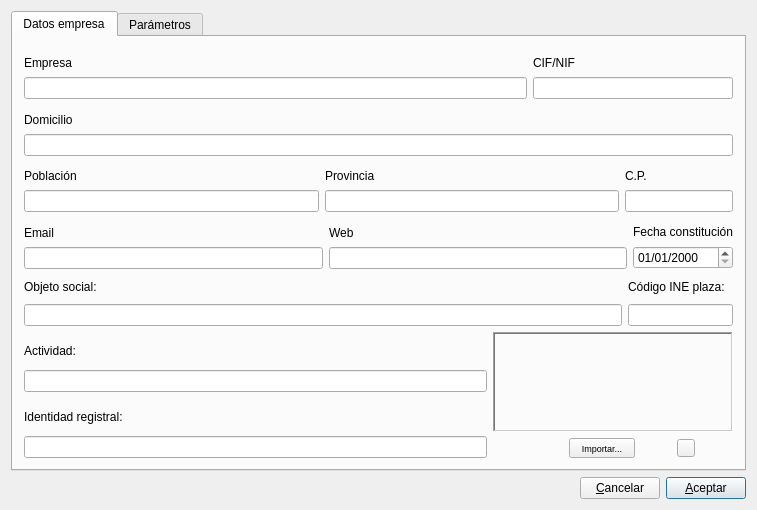
<?xml version="1.0" encoding="UTF-8"?>
<ui version="4.0">
 <author>José Manuel Díez Botella</author>
 <class>editconfig</class>
 <widget class="QDialog" name="editconfig">
  <property name="geometry">
   <rect>
    <x>0</x>
    <y>0</y>
    <width>757</width>
    <height>510</height>
   </rect>
  </property>
  <property name="windowTitle">
   <string>Configuración de la empresa</string>
  </property>
  <layout class="QVBoxLayout" name="verticalLayout_4">
   <item>
    <widget class="QTabWidget" name="tabWidget">
     <property name="currentIndex">
      <number>0</number>
     </property>
     <widget class="QWidget" name="tab">
      <attribute name="title">
       <string>Datos empresa</string>
      </attribute>
      <layout class="QVBoxLayout" name="verticalLayout_12">
       <item>
        <layout class="QHBoxLayout" name="horizontalLayout_4">
         <item>
          <layout class="QVBoxLayout">
           <property name="spacing">
            <number>0</number>
           </property>
           <property name="leftMargin">
            <number>0</number>
           </property>
           <property name="topMargin">
            <number>0</number>
           </property>
           <property name="rightMargin">
            <number>0</number>
           </property>
           <property name="bottomMargin">
            <number>0</number>
           </property>
           <item>
            <widget class="QLabel" name="labelEmpresa">
             <property name="text">
              <string>Empresa</string>
             </property>
             <property name="wordWrap">
              <bool>false</bool>
             </property>
            </widget>
           </item>
           <item>
            <widget class="QLineEdit" name="empresalineEdit">
             <property name="maxLength">
              <number>255</number>
             </property>
            </widget>
           </item>
          </layout>
         </item>
         <item>
          <layout class="QVBoxLayout">
           <property name="spacing">
            <number>0</number>
           </property>
           <property name="leftMargin">
            <number>0</number>
           </property>
           <property name="topMargin">
            <number>0</number>
           </property>
           <property name="rightMargin">
            <number>0</number>
           </property>
           <property name="bottomMargin">
            <number>0</number>
           </property>
           <item>
            <widget class="QLabel" name="labelNif">
             <property name="text">
              <string>CIF/NIF</string>
             </property>
             <property name="wordWrap">
              <bool>false</bool>
             </property>
            </widget>
           </item>
           <item>
            <widget class="QLineEdit" name="niflineEdit">
             <property name="sizePolicy">
              <sizepolicy hsizetype="Preferred" vsizetype="Fixed">
               <horstretch>0</horstretch>
               <verstretch>0</verstretch>
              </sizepolicy>
             </property>
             <property name="minimumSize">
              <size>
               <width>200</width>
               <height>0</height>
              </size>
             </property>
             <property name="maxLength">
              <number>255</number>
             </property>
            </widget>
           </item>
          </layout>
         </item>
        </layout>
       </item>
       <item>
        <layout class="QVBoxLayout">
         <property name="spacing">
          <number>0</number>
         </property>
         <property name="leftMargin">
          <number>0</number>
         </property>
         <property name="topMargin">
          <number>0</number>
         </property>
         <property name="rightMargin">
          <number>0</number>
         </property>
         <property name="bottomMargin">
          <number>0</number>
         </property>
         <item>
          <widget class="QLabel" name="labelDomicilio">
           <property name="text">
            <string>Domicilio</string>
           </property>
           <property name="wordWrap">
            <bool>false</bool>
           </property>
          </widget>
         </item>
         <item>
          <widget class="QLineEdit" name="domiciliolineEdit"/>
         </item>
        </layout>
       </item>
       <item>
        <layout class="QHBoxLayout" name="horizontalLayout_5">
         <item>
          <layout class="QVBoxLayout">
           <property name="spacing">
            <number>0</number>
           </property>
           <property name="leftMargin">
            <number>0</number>
           </property>
           <property name="topMargin">
            <number>0</number>
           </property>
           <property name="rightMargin">
            <number>0</number>
           </property>
           <property name="bottomMargin">
            <number>0</number>
           </property>
           <item>
            <widget class="QLabel" name="labelPoblacion">
             <property name="text">
              <string>Población</string>
             </property>
             <property name="wordWrap">
              <bool>false</bool>
             </property>
            </widget>
           </item>
           <item>
            <widget class="QLineEdit" name="poblacionlineEdit">
             <property name="maxLength">
              <number>255</number>
             </property>
            </widget>
           </item>
          </layout>
         </item>
         <item>
          <layout class="QVBoxLayout">
           <property name="spacing">
            <number>0</number>
           </property>
           <property name="leftMargin">
            <number>0</number>
           </property>
           <property name="topMargin">
            <number>0</number>
           </property>
           <property name="rightMargin">
            <number>0</number>
           </property>
           <property name="bottomMargin">
            <number>0</number>
           </property>
           <item>
            <widget class="QLabel" name="labelProvincia">
             <property name="text">
              <string>Provincia</string>
             </property>
             <property name="wordWrap">
              <bool>false</bool>
             </property>
            </widget>
           </item>
           <item>
            <widget class="QLineEdit" name="provincialineEdit">
             <property name="maxLength">
              <number>255</number>
             </property>
            </widget>
           </item>
          </layout>
         </item>
         <item>
          <layout class="QVBoxLayout">
           <property name="spacing">
            <number>0</number>
           </property>
           <property name="leftMargin">
            <number>0</number>
           </property>
           <property name="topMargin">
            <number>0</number>
           </property>
           <property name="rightMargin">
            <number>0</number>
           </property>
           <property name="bottomMargin">
            <number>0</number>
           </property>
           <item>
            <widget class="QLabel" name="labelCpostal">
             <property name="text">
              <string>C.P.</string>
             </property>
             <property name="wordWrap">
              <bool>false</bool>
             </property>
            </widget>
           </item>
           <item>
            <widget class="QLineEdit" name="cplineEdit">
             <property name="sizePolicy">
              <sizepolicy hsizetype="Preferred" vsizetype="Fixed">
               <horstretch>0</horstretch>
               <verstretch>0</verstretch>
              </sizepolicy>
             </property>
             <property name="maxLength">
              <number>255</number>
             </property>
            </widget>
           </item>
          </layout>
         </item>
        </layout>
       </item>
       <item>
        <layout class="QHBoxLayout" name="horizontalLayout_6">
         <item>
          <layout class="QVBoxLayout">
           <property name="spacing">
            <number>0</number>
           </property>
           <property name="leftMargin">
            <number>0</number>
           </property>
           <property name="topMargin">
            <number>0</number>
           </property>
           <property name="rightMargin">
            <number>0</number>
           </property>
           <property name="bottomMargin">
            <number>0</number>
           </property>
           <item>
            <widget class="QLabel" name="labelEmail">
             <property name="text">
              <string>Email</string>
             </property>
             <property name="wordWrap">
              <bool>false</bool>
             </property>
            </widget>
           </item>
           <item>
            <widget class="QLineEdit" name="emaillineEdit">
             <property name="maxLength">
              <number>255</number>
             </property>
            </widget>
           </item>
          </layout>
         </item>
         <item>
          <layout class="QVBoxLayout">
           <property name="spacing">
            <number>0</number>
           </property>
           <property name="leftMargin">
            <number>0</number>
           </property>
           <property name="topMargin">
            <number>0</number>
           </property>
           <property name="rightMargin">
            <number>0</number>
           </property>
           <property name="bottomMargin">
            <number>0</number>
           </property>
           <item>
            <widget class="QLabel" name="labelWeb">
             <property name="text">
              <string>Web</string>
             </property>
             <property name="wordWrap">
              <bool>false</bool>
             </property>
            </widget>
           </item>
           <item>
            <widget class="QLineEdit" name="weblineEdit">
             <property name="maxLength">
              <number>255</number>
             </property>
            </widget>
           </item>
          </layout>
         </item>
         <item>
          <layout class="QVBoxLayout">
           <property name="spacing">
            <number>0</number>
           </property>
           <item>
            <widget class="QLabel" name="label_3">
             <property name="text">
              <string>Fecha constitución</string>
             </property>
            </widget>
           </item>
           <item>
            <widget class="QDateEdit" name="constituciondateEdit">
             <property name="displayFormat">
              <string>dd/MM/yyyy</string>
             </property>
            </widget>
           </item>
          </layout>
         </item>
        </layout>
       </item>
       <item>
        <layout class="QHBoxLayout" name="horizontalLayout_11">
         <item>
          <layout class="QVBoxLayout">
           <item>
            <widget class="QLabel" name="label_4">
             <property name="text">
              <string>Objeto social:</string>
             </property>
            </widget>
           </item>
           <item>
            <widget class="QLineEdit" name="objetolineEdit"/>
           </item>
          </layout>
         </item>
         <item>
          <layout class="QVBoxLayout" name="verticalLayout_8">
           <item>
            <widget class="QLabel" name="label_13">
             <property name="maximumSize">
              <size>
               <width>110</width>
               <height>16777215</height>
              </size>
             </property>
             <property name="text">
              <string>Código INE plaza:</string>
             </property>
            </widget>
           </item>
           <item>
            <widget class="QLineEdit" name="cod_ine_plaza_lineEdit">
             <property name="maximumSize">
              <size>
               <width>105</width>
               <height>16777215</height>
              </size>
             </property>
            </widget>
           </item>
          </layout>
         </item>
        </layout>
       </item>
       <item>
        <layout class="QHBoxLayout" name="horizontalLayout_8">
         <item>
          <layout class="QVBoxLayout" name="verticalLayout_7">
           <item>
            <layout class="QVBoxLayout">
             <property name="spacing">
              <number>0</number>
             </property>
             <item>
              <widget class="QLabel" name="label_5">
               <property name="text">
                <string>Actividad:</string>
               </property>
              </widget>
             </item>
             <item>
              <widget class="QLineEdit" name="actividadlineEdit"/>
             </item>
            </layout>
           </item>
           <item>
            <layout class="QVBoxLayout">
             <property name="spacing">
              <number>0</number>
             </property>
             <item>
              <widget class="QLabel" name="label">
               <property name="text">
                <string>Identidad registral:</string>
               </property>
              </widget>
             </item>
             <item>
              <widget class="QLineEdit" name="idlineEdit">
               <property name="maxLength">
                <number>255</number>
               </property>
              </widget>
             </item>
            </layout>
           </item>
          </layout>
         </item>
         <item>
          <layout class="QVBoxLayout" name="verticalLayout_6">
           <item>
            <widget class="QLabel" name="logo_label">
             <property name="minimumSize">
              <size>
               <width>240</width>
               <height>100</height>
              </size>
             </property>
             <property name="maximumSize">
              <size>
               <width>240</width>
               <height>100</height>
              </size>
             </property>
             <property name="frameShape">
              <enum>QFrame::WinPanel</enum>
             </property>
             <property name="frameShadow">
              <enum>QFrame::Sunken</enum>
             </property>
             <property name="text">
              <string/>
             </property>
            </widget>
           </item>
           <item>
            <layout class="QHBoxLayout" name="horizontalLayout_7">
             <item>
              <spacer name="horizontalSpacer_2">
               <property name="orientation">
                <enum>Qt::Horizontal</enum>
               </property>
               <property name="sizeType">
                <enum>QSizePolicy::Preferred</enum>
               </property>
               <property name="sizeHint" stdset="0">
                <size>
                 <width>40</width>
                 <height>20</height>
                </size>
               </property>
              </spacer>
             </item>
             <item>
              <widget class="QPushButton" name="fotopushButton">
               <property name="sizePolicy">
                <sizepolicy hsizetype="Minimum" vsizetype="Minimum">
                 <horstretch>0</horstretch>
                 <verstretch>0</verstretch>
                </sizepolicy>
               </property>
               <property name="maximumSize">
                <size>
                 <width>66</width>
                 <height>21</height>
                </size>
               </property>
               <property name="font">
                <font>
                 <pointsize>7</pointsize>
                </font>
               </property>
               <property name="text">
                <string>Importar...</string>
               </property>
              </widget>
             </item>
             <item>
              <widget class="QPushButton" name="borrafotopushButton">
               <property name="maximumSize">
                <size>
                 <width>18</width>
                 <height>18</height>
                </size>
               </property>
               <property name="text">
                <string/>
               </property>
               <property name="icon">
                <iconset resource="keme.qrc">
                 <normaloff>:/iconos/graf/borraelem.png</normaloff>:/iconos/graf/borraelem.png</iconset>
               </property>
               <property name="iconSize">
                <size>
                 <width>12</width>
                 <height>12</height>
                </size>
               </property>
              </widget>
             </item>
            </layout>
           </item>
          </layout>
         </item>
        </layout>
       </item>
      </layout>
     </widget>
     <widget class="QWidget" name="tab_2">
      <attribute name="title">
       <string>Parámetros</string>
      </attribute>
      <layout class="QVBoxLayout" name="verticalLayout_9">
       <item>
        <layout class="QHBoxLayout" name="horizontalLayout_3">
         <item>
          <layout class="QVBoxLayout">
           <property name="spacing">
            <number>0</number>
           </property>
           <property name="leftMargin">
            <number>0</number>
           </property>
           <property name="topMargin">
            <number>0</number>
           </property>
           <property name="rightMargin">
            <number>0</number>
           </property>
           <property name="bottomMargin">
            <number>0</number>
           </property>
           <item>
            <widget class="QLabel" name="labelCuenta_iva_soportado">
             <property name="text">
              <string>Cuenta iva soportado</string>
             </property>
             <property name="wordWrap">
              <bool>false</bool>
             </property>
            </widget>
           </item>
           <item>
            <widget class="QLineEdit" name="ivasoplineEdit">
             <property name="maxLength">
              <number>255</number>
             </property>
            </widget>
           </item>
          </layout>
         </item>
         <item>
          <layout class="QVBoxLayout">
           <property name="spacing">
            <number>0</number>
           </property>
           <property name="leftMargin">
            <number>0</number>
           </property>
           <property name="topMargin">
            <number>0</number>
           </property>
           <property name="rightMargin">
            <number>0</number>
           </property>
           <property name="bottomMargin">
            <number>0</number>
           </property>
           <item>
            <widget class="QLabel" name="labelCuenta_iva_repercutido">
             <property name="text">
              <string>Cuenta iva repercutido</string>
             </property>
             <property name="wordWrap">
              <bool>false</bool>
             </property>
            </widget>
           </item>
           <item>
            <widget class="QLineEdit" name="ivareplineEdit">
             <property name="maxLength">
              <number>255</number>
             </property>
            </widget>
           </item>
          </layout>
         </item>
         <item>
          <layout class="QVBoxLayout">
           <property name="spacing">
            <number>0</number>
           </property>
           <property name="leftMargin">
            <number>0</number>
           </property>
           <property name="topMargin">
            <number>0</number>
           </property>
           <property name="rightMargin">
            <number>0</number>
           </property>
           <property name="bottomMargin">
            <number>0</number>
           </property>
           <item>
            <widget class="QLabel" name="labelClave_iva_defecto">
             <property name="text">
              <string>Clave iva defecto</string>
             </property>
             <property name="wordWrap">
              <bool>false</bool>
             </property>
            </widget>
           </item>
           <item>
            <widget class="QLineEdit" name="claveivalineEdit">
             <property name="maxLength">
              <number>255</number>
             </property>
            </widget>
           </item>
          </layout>
         </item>
         <item>
          <layout class="QVBoxLayout" name="verticalLayout_3">
           <item>
            <widget class="QLabel" name="label_9">
             <property name="text">
              <string>Cuenta ret. irpf</string>
             </property>
            </widget>
           </item>
           <item>
            <widget class="QLineEdit" name="retirpflineEdit"/>
           </item>
          </layout>
         </item>
         <item>
          <layout class="QVBoxLayout">
           <property name="spacing">
            <number>0</number>
           </property>
           <property name="leftMargin">
            <number>0</number>
           </property>
           <property name="topMargin">
            <number>0</number>
           </property>
           <property name="rightMargin">
            <number>0</number>
           </property>
           <property name="bottomMargin">
            <number>0</number>
           </property>
           <item>
            <widget class="QLabel" name="rettextLabel">
             <property name="text">
              <string>Cuenta aux. irpf practicadas</string>
             </property>
            </widget>
           </item>
           <item>
            <widget class="QLineEdit" name="ctaretlineEdit">
             <property name="maxLength">
              <number>255</number>
             </property>
            </widget>
           </item>
          </layout>
         </item>
        </layout>
       </item>
       <item>
        <layout class="QHBoxLayout" name="horizontalLayout_10">
         <item>
          <layout class="QVBoxLayout">
           <property name="spacing">
            <number>0</number>
           </property>
           <property name="leftMargin">
            <number>0</number>
           </property>
           <property name="topMargin">
            <number>0</number>
           </property>
           <property name="rightMargin">
            <number>0</number>
           </property>
           <property name="bottomMargin">
            <number>0</number>
           </property>
           <item>
            <widget class="QLabel" name="labelCuentasacobrar">
             <property name="text">
              <string>Cuentas facturas emitidas</string>
             </property>
             <property name="wordWrap">
              <bool>false</bool>
             </property>
            </widget>
           </item>
           <item>
            <widget class="QLineEdit" name="cobrarlineEdit">
             <property name="maxLength">
              <number>255</number>
             </property>
            </widget>
           </item>
          </layout>
         </item>
         <item>
          <layout class="QVBoxLayout">
           <property name="spacing">
            <number>0</number>
           </property>
           <property name="leftMargin">
            <number>0</number>
           </property>
           <property name="topMargin">
            <number>0</number>
           </property>
           <property name="rightMargin">
            <number>0</number>
           </property>
           <property name="bottomMargin">
            <number>0</number>
           </property>
           <item>
            <widget class="QLabel" name="labelCuentasapagar">
             <property name="text">
              <string>Cuentas facturas recibidas</string>
             </property>
             <property name="wordWrap">
              <bool>false</bool>
             </property>
            </widget>
           </item>
           <item>
            <widget class="QLineEdit" name="pagarlineEdit">
             <property name="maxLength">
              <number>255</number>
             </property>
            </widget>
           </item>
          </layout>
         </item>
        </layout>
       </item>
       <item>
        <layout class="QHBoxLayout" name="horizontalLayout_9">
         <item>
          <widget class="QLabel" name="label_11">
           <property name="text">
            <string>Amort. (gasto)</string>
           </property>
          </widget>
         </item>
         <item>
          <widget class="QLineEdit" name="aglineEdit">
           <property name="maximumSize">
            <size>
             <width>120</width>
             <height>16777215</height>
            </size>
           </property>
          </widget>
         </item>
         <item>
          <widget class="QLabel" name="label_10">
           <property name="text">
            <string>Amort.Acumulada</string>
           </property>
          </widget>
         </item>
         <item>
          <widget class="QLineEdit" name="aalineEdit">
           <property name="maximumSize">
            <size>
             <width>120</width>
             <height>16777215</height>
            </size>
           </property>
          </widget>
         </item>
         <item>
          <widget class="QCheckBox" name="caja_iva_checkBox">
           <property name="text">
            <string>Régimen especial Criterio Caja en IVA</string>
           </property>
          </widget>
         </item>
        </layout>
       </item>
       <item>
        <layout class="QHBoxLayout" name="horizontalLayout_2">
         <item>
          <layout class="QVBoxLayout">
           <property name="spacing">
            <number>0</number>
           </property>
           <property name="leftMargin">
            <number>0</number>
           </property>
           <property name="topMargin">
            <number>0</number>
           </property>
           <property name="rightMargin">
            <number>0</number>
           </property>
           <property name="bottomMargin">
            <number>0</number>
           </property>
           <item>
            <widget class="QLabel" name="labelClave_ingresos">
             <property name="text">
              <string>Clave ingresos</string>
             </property>
             <property name="wordWrap">
              <bool>false</bool>
             </property>
            </widget>
           </item>
           <item>
            <widget class="QLineEdit" name="claveingresoslineEdit">
             <property name="maxLength">
              <number>255</number>
             </property>
            </widget>
           </item>
          </layout>
         </item>
         <item>
          <layout class="QVBoxLayout">
           <property name="spacing">
            <number>0</number>
           </property>
           <property name="leftMargin">
            <number>0</number>
           </property>
           <property name="topMargin">
            <number>0</number>
           </property>
           <property name="rightMargin">
            <number>0</number>
           </property>
           <property name="bottomMargin">
            <number>0</number>
           </property>
           <item>
            <widget class="QLabel" name="labelClave_gastos">
             <property name="text">
              <string>Clave gastos</string>
             </property>
             <property name="wordWrap">
              <bool>false</bool>
             </property>
            </widget>
           </item>
           <item>
            <widget class="QLineEdit" name="clavegastoslineEdit">
             <property name="maxLength">
              <number>255</number>
             </property>
            </widget>
           </item>
          </layout>
         </item>
         <item>
          <layout class="QVBoxLayout">
           <property name="spacing">
            <number>0</number>
           </property>
           <property name="leftMargin">
            <number>0</number>
           </property>
           <property name="topMargin">
            <number>0</number>
           </property>
           <property name="rightMargin">
            <number>0</number>
           </property>
           <property name="bottomMargin">
            <number>0</number>
           </property>
           <item>
            <widget class="QLabel" name="labelProx_pase">
             <property name="text">
              <string>Próx. pase</string>
             </property>
             <property name="wordWrap">
              <bool>false</bool>
             </property>
            </widget>
           </item>
           <item>
            <widget class="QLineEdit" name="proxpaselineEdit">
             <property name="maxLength">
              <number>20</number>
             </property>
            </widget>
           </item>
          </layout>
         </item>
         <item>
          <layout class="QVBoxLayout">
           <property name="spacing">
            <number>0</number>
           </property>
           <property name="leftMargin">
            <number>0</number>
           </property>
           <property name="topMargin">
            <number>0</number>
           </property>
           <property name="rightMargin">
            <number>0</number>
           </property>
           <property name="bottomMargin">
            <number>0</number>
           </property>
           <item>
            <widget class="QLabel" name="labelProx_vencimiento">
             <property name="text">
              <string>Próx.vencimiento</string>
             </property>
             <property name="wordWrap">
              <bool>false</bool>
             </property>
            </widget>
           </item>
           <item>
            <widget class="QLineEdit" name="proxvencilineEdit">
             <property name="maxLength">
              <number>20</number>
             </property>
            </widget>
           </item>
          </layout>
         </item>
         <item>
          <layout class="QVBoxLayout">
           <property name="spacing">
            <number>0</number>
           </property>
           <property name="leftMargin">
            <number>0</number>
           </property>
           <property name="topMargin">
            <number>0</number>
           </property>
           <property name="rightMargin">
            <number>0</number>
           </property>
           <property name="bottomMargin">
            <number>0</number>
           </property>
           <item>
            <widget class="QLabel" name="labelAnchocuentas">
             <property name="text">
              <string>Ancho cuentas</string>
             </property>
             <property name="wordWrap">
              <bool>false</bool>
             </property>
            </widget>
           </item>
           <item>
            <widget class="QLineEdit" name="anchocuentaslineEdit">
             <property name="enabled">
              <bool>false</bool>
             </property>
             <property name="maxLength">
              <number>11</number>
             </property>
            </widget>
           </item>
          </layout>
         </item>
         <item>
          <layout class="QVBoxLayout" name="verticalLayout_5">
           <item>
            <widget class="QLabel" name="label_8">
             <property name="maximumSize">
              <size>
               <width>75</width>
               <height>16777215</height>
              </size>
             </property>
             <property name="text">
              <string>Provincia:</string>
             </property>
            </widget>
           </item>
           <item>
            <widget class="QComboBox" name="provinciacomboBox">
             <property name="sizePolicy">
              <sizepolicy hsizetype="Expanding" vsizetype="Fixed">
               <horstretch>0</horstretch>
               <verstretch>0</verstretch>
              </sizepolicy>
             </property>
            </widget>
           </item>
          </layout>
         </item>
        </layout>
       </item>
       <item>
        <layout class="QHBoxLayout">
         <item>
          <widget class="QLabel" name="textLabel1">
           <property name="text">
            <string>C. Pérd. y Ganancias:</string>
           </property>
           <property name="wordWrap">
            <bool>false</bool>
           </property>
          </widget>
         </item>
         <item>
          <widget class="QLineEdit" name="pyglineEdit">
           <property name="maxLength">
            <number>255</number>
           </property>
          </widget>
         </item>
         <item>
          <widget class="QLabel" name="label_12">
           <property name="text">
            <string>Prox.Domiciliación:</string>
           </property>
          </widget>
         </item>
         <item>
          <widget class="QLineEdit" name="proxdomlineEdit"/>
         </item>
         <item>
          <widget class="QLabel" name="label_7">
           <property name="text">
            <string>Últ.docum.:</string>
           </property>
          </widget>
         </item>
         <item>
          <widget class="QLineEdit" name="uldoclineEdit"/>
         </item>
         <item>
          <widget class="QLabel" name="label_2">
           <property name="text">
            <string>Prorrata IVA %:</string>
           </property>
          </widget>
         </item>
         <item>
          <widget class="QLineEdit" name="prorratalineEdit">
           <property name="maximumSize">
            <size>
             <width>70</width>
             <height>16777215</height>
            </size>
           </property>
          </widget>
         </item>
        </layout>
       </item>
       <item>
        <widget class="QGroupBox" name="groupBox">
         <property name="title">
          <string>CONTABILIDAD ANALÍTICA</string>
         </property>
         <layout class="QHBoxLayout" name="horizontalLayout">
          <item>
           <layout class="QVBoxLayout" name="verticalLayout_2">
            <item>
             <widget class="QRadioButton" name="analiticaradioButton">
              <property name="text">
               <string>Contabilidad analítica</string>
              </property>
             </widget>
            </item>
            <item>
             <widget class="QRadioButton" name="an_parc_radioButton">
              <property name="text">
               <string>Analítica parcial</string>
              </property>
             </widget>
            </item>
            <item>
             <widget class="Line" name="line_2">
              <property name="orientation">
               <enum>Qt::Horizontal</enum>
              </property>
             </widget>
            </item>
            <item>
             <widget class="QCheckBox" name="desglosecheckBox">
              <property name="enabled">
               <bool>false</bool>
              </property>
              <property name="text">
               <string>Desglose en tabla</string>
              </property>
             </widget>
            </item>
            <item>
             <widget class="Line" name="line_3">
              <property name="orientation">
               <enum>Qt::Horizontal</enum>
              </property>
             </widget>
            </item>
            <item>
             <widget class="QRadioButton" name="sin_analiticaradioButton">
              <property name="text">
               <string>Sin analítica</string>
              </property>
              <property name="checked">
               <bool>true</bool>
              </property>
             </widget>
            </item>
           </layout>
          </item>
          <item>
           <widget class="Line" name="line">
            <property name="orientation">
             <enum>Qt::Vertical</enum>
            </property>
           </widget>
          </item>
          <item>
           <layout class="QVBoxLayout" name="verticalLayout">
            <item>
             <widget class="QLabel" name="label_6">
              <property name="text">
               <string>Lista de cuentas</string>
              </property>
             </widget>
            </item>
            <item>
             <widget class="QPlainTextEdit" name="ctas_analitic_plainTextEdit">
              <property name="enabled">
               <bool>false</bool>
              </property>
             </widget>
            </item>
           </layout>
          </item>
         </layout>
        </widget>
       </item>
       <item>
        <layout class="QHBoxLayout">
         <item>
          <widget class="QCheckBox" name="sec_recibidascheckBox">
           <property name="text">
            <string>Secuencia F. recibidas</string>
           </property>
          </widget>
         </item>
         <item>
          <widget class="QCheckBox" name="usuarioscheckBox">
           <property name="text">
            <string>Gestión usuarios</string>
           </property>
          </widget>
         </item>
         <item>
          <widget class="QCheckBox" name="igiccheckBox">
           <property name="text">
            <string>IGIC</string>
           </property>
          </widget>
         </item>
         <item>
          <widget class="QCheckBox" name="especialcheckBox">
           <property name="text">
            <string>Prorrata especial (IVA)</string>
           </property>
          </widget>
         </item>
         <item>
          <widget class="QCheckBox" name="amoinvcheckBox">
           <property name="text">
            <string>Inventario inmovilizado</string>
           </property>
          </widget>
         </item>
        </layout>
       </item>
      </layout>
     </widget>
    </widget>
   </item>
   <item>
    <layout class="QHBoxLayout">
     <property name="spacing">
      <number>6</number>
     </property>
     <property name="leftMargin">
      <number>0</number>
     </property>
     <property name="topMargin">
      <number>0</number>
     </property>
     <property name="rightMargin">
      <number>0</number>
     </property>
     <property name="bottomMargin">
      <number>0</number>
     </property>
     <item>
      <spacer>
       <property name="orientation">
        <enum>Qt::Horizontal</enum>
       </property>
       <property name="sizeType">
        <enum>QSizePolicy::Expanding</enum>
       </property>
       <property name="sizeHint" stdset="0">
        <size>
         <width>101</width>
         <height>20</height>
        </size>
       </property>
      </spacer>
     </item>
     <item>
      <widget class="QPushButton" name="cancelarpushButton">
       <property name="text">
        <string>&amp;Cancelar</string>
       </property>
       <property name="icon">
        <iconset resource="keme.qrc">
         <normaloff>:/iconos/graf/borrar.png</normaloff>:/iconos/graf/borrar.png</iconset>
       </property>
       <property name="shortcut">
        <string>Alt+C</string>
       </property>
      </widget>
     </item>
     <item>
      <widget class="QPushButton" name="aceptarpushButton">
       <property name="text">
        <string>&amp;Aceptar</string>
       </property>
       <property name="icon">
        <iconset resource="keme.qrc">
         <normaloff>:/iconos/graf/check2.png</normaloff>:/iconos/graf/check2.png</iconset>
       </property>
       <property name="shortcut">
        <string>Alt+A</string>
       </property>
       <property name="default">
        <bool>true</bool>
       </property>
      </widget>
     </item>
    </layout>
   </item>
  </layout>
 </widget>
 <layoutdefault spacing="6" margin="11"/>
 <pixmapfunction>qPixmapFromMimeSource</pixmapfunction>
 <tabstops>
  <tabstop>tabWidget</tabstop>
  <tabstop>empresalineEdit</tabstop>
  <tabstop>niflineEdit</tabstop>
  <tabstop>domiciliolineEdit</tabstop>
  <tabstop>poblacionlineEdit</tabstop>
  <tabstop>provincialineEdit</tabstop>
  <tabstop>cplineEdit</tabstop>
  <tabstop>emaillineEdit</tabstop>
  <tabstop>weblineEdit</tabstop>
  <tabstop>constituciondateEdit</tabstop>
  <tabstop>objetolineEdit</tabstop>
  <tabstop>cod_ine_plaza_lineEdit</tabstop>
  <tabstop>actividadlineEdit</tabstop>
  <tabstop>idlineEdit</tabstop>
  <tabstop>fotopushButton</tabstop>
  <tabstop>borrafotopushButton</tabstop>
  <tabstop>ivasoplineEdit</tabstop>
  <tabstop>ivareplineEdit</tabstop>
  <tabstop>claveivalineEdit</tabstop>
  <tabstop>retirpflineEdit</tabstop>
  <tabstop>ctaretlineEdit</tabstop>
  <tabstop>cobrarlineEdit</tabstop>
  <tabstop>pagarlineEdit</tabstop>
  <tabstop>aglineEdit</tabstop>
  <tabstop>aalineEdit</tabstop>
  <tabstop>caja_iva_checkBox</tabstop>
  <tabstop>claveingresoslineEdit</tabstop>
  <tabstop>clavegastoslineEdit</tabstop>
  <tabstop>proxpaselineEdit</tabstop>
  <tabstop>proxvencilineEdit</tabstop>
  <tabstop>anchocuentaslineEdit</tabstop>
  <tabstop>provinciacomboBox</tabstop>
  <tabstop>pyglineEdit</tabstop>
  <tabstop>proxdomlineEdit</tabstop>
  <tabstop>uldoclineEdit</tabstop>
  <tabstop>prorratalineEdit</tabstop>
  <tabstop>analiticaradioButton</tabstop>
  <tabstop>ctas_analitic_plainTextEdit</tabstop>
  <tabstop>an_parc_radioButton</tabstop>
  <tabstop>desglosecheckBox</tabstop>
  <tabstop>sin_analiticaradioButton</tabstop>
  <tabstop>sec_recibidascheckBox</tabstop>
  <tabstop>usuarioscheckBox</tabstop>
  <tabstop>igiccheckBox</tabstop>
  <tabstop>especialcheckBox</tabstop>
  <tabstop>amoinvcheckBox</tabstop>
  <tabstop>cancelarpushButton</tabstop>
 </tabstops>
 <includes>
  <include location="global">qsqlquery.h</include>
 </includes>
 <resources>
  <include location="keme.qrc"/>
 </resources>
 <connections>
  <connection>
   <sender>cancelarpushButton</sender>
   <signal>clicked()</signal>
   <receiver>editconfig</receiver>
   <slot>reject()</slot>
   <hints>
    <hint type="sourcelabel">
     <x>492</x>
     <y>535</y>
    </hint>
    <hint type="destinationlabel">
     <x>20</x>
     <y>20</y>
    </hint>
   </hints>
  </connection>
 </connections>
</ui>
